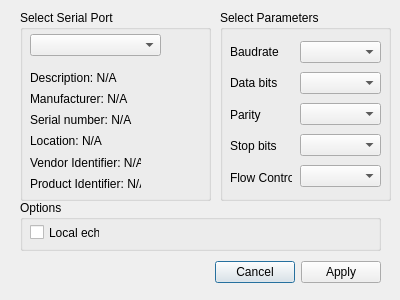
<?xml version="1.0" encoding="UTF-8"?>
<ui version="4.0">
 <class>SerialDialog</class>
 <widget class="QDialog" name="SerialDialog">
  <property name="geometry">
   <rect>
    <x>0</x>
    <y>0</y>
    <width>400</width>
    <height>300</height>
   </rect>
  </property>
  <property name="windowTitle">
   <string>Serial port settings</string>
  </property>
  <widget class="QDialogButtonBox" name="buttonBox">
   <property name="geometry">
    <rect>
     <x>20</x>
     <y>256</y>
     <width>361</width>
     <height>32</height>
    </rect>
   </property>
   <property name="orientation">
    <enum>Qt::Horizontal</enum>
   </property>
   <property name="standardButtons">
    <set>QDialogButtonBox::Apply|QDialogButtonBox::Cancel</set>
   </property>
   <property name="centerButtons">
    <bool>false</bool>
   </property>
  </widget>
  <widget class="QGroupBox" name="groupBox">
   <property name="geometry">
    <rect>
     <x>20</x>
     <y>10</y>
     <width>191</width>
     <height>191</height>
    </rect>
   </property>
   <property name="title">
    <string>Select Serial Port</string>
   </property>
   <widget class="QComboBox" name="cbSerialPortInfo">
    <property name="geometry">
     <rect>
      <x>10</x>
      <y>24</y>
      <width>131</width>
      <height>22</height>
     </rect>
    </property>
   </widget>
   <widget class="QWidget" name="layoutWidget">
    <property name="geometry">
     <rect>
      <x>10</x>
      <y>60</y>
      <width>111</width>
      <height>121</height>
     </rect>
    </property>
    <layout class="QVBoxLayout" name="verticalLayout_3">
     <item>
      <widget class="QLabel" name="labelDesc">
       <property name="text">
        <string>Description: N/A</string>
       </property>
      </widget>
     </item>
     <item>
      <widget class="QLabel" name="labelManu">
       <property name="text">
        <string>Manufacturer: N/A</string>
       </property>
      </widget>
     </item>
     <item>
      <widget class="QLabel" name="labelSerNum">
       <property name="text">
        <string>Serial number: N/A</string>
       </property>
      </widget>
     </item>
     <item>
      <widget class="QLabel" name="labelLocation">
       <property name="text">
        <string>Location: N/A</string>
       </property>
      </widget>
     </item>
     <item>
      <widget class="QLabel" name="labelVendor">
       <property name="text">
        <string>Vendor Identifier: N/A</string>
       </property>
      </widget>
     </item>
     <item>
      <widget class="QLabel" name="labelProd">
       <property name="text">
        <string>Product Identifier: N/A</string>
       </property>
      </widget>
     </item>
    </layout>
   </widget>
  </widget>
  <widget class="QGroupBox" name="groupBox_2">
   <property name="geometry">
    <rect>
     <x>220</x>
     <y>10</y>
     <width>171</width>
     <height>191</height>
    </rect>
   </property>
   <property name="title">
    <string>Select Parameters</string>
   </property>
   <widget class="QWidget" name="layoutWidget">
    <property name="geometry">
     <rect>
      <x>10</x>
      <y>30</y>
      <width>62</width>
      <height>151</height>
     </rect>
    </property>
    <layout class="QVBoxLayout" name="verticalLayout">
     <property name="spacing">
      <number>8</number>
     </property>
     <property name="topMargin">
      <number>0</number>
     </property>
     <property name="bottomMargin">
      <number>2</number>
     </property>
     <item>
      <widget class="QLabel" name="label_7">
       <property name="text">
        <string>Baudrate</string>
       </property>
      </widget>
     </item>
     <item>
      <widget class="QLabel" name="label_8">
       <property name="text">
        <string>Data bits</string>
       </property>
      </widget>
     </item>
     <item>
      <widget class="QLabel" name="label_9">
       <property name="text">
        <string>Parity</string>
       </property>
      </widget>
     </item>
     <item>
      <widget class="QLabel" name="label_10">
       <property name="text">
        <string>Stop bits</string>
       </property>
      </widget>
     </item>
     <item>
      <widget class="QLabel" name="label_11">
       <property name="text">
        <string>Flow Control</string>
       </property>
      </widget>
     </item>
    </layout>
   </widget>
   <widget class="QWidget" name="layoutWidget">
    <property name="geometry">
     <rect>
      <x>80</x>
      <y>30</y>
      <width>81</width>
      <height>151</height>
     </rect>
    </property>
    <layout class="QVBoxLayout" name="verticalLayout_2">
     <property name="spacing">
      <number>8</number>
     </property>
     <item>
      <widget class="QComboBox" name="cbBaud">
       <property name="currentIndex">
        <number>-1</number>
       </property>
      </widget>
     </item>
     <item>
      <widget class="QComboBox" name="cbDataBits">
       <property name="currentIndex">
        <number>-1</number>
       </property>
      </widget>
     </item>
     <item>
      <widget class="QComboBox" name="cbParity">
       <property name="currentIndex">
        <number>-1</number>
       </property>
      </widget>
     </item>
     <item>
      <widget class="QComboBox" name="cbStopBits">
       <property name="maxVisibleItems">
        <number>8</number>
       </property>
      </widget>
     </item>
     <item>
      <widget class="QComboBox" name="cbFlowControl">
       <property name="currentIndex">
        <number>-1</number>
       </property>
      </widget>
     </item>
    </layout>
   </widget>
  </widget>
  <widget class="QGroupBox" name="groupBox_3">
   <property name="geometry">
    <rect>
     <x>20</x>
     <y>200</y>
     <width>361</width>
     <height>51</height>
    </rect>
   </property>
   <property name="title">
    <string>Options</string>
   </property>
   <widget class="QCheckBox" name="localEchoCheckBox">
    <property name="geometry">
     <rect>
      <x>10</x>
      <y>24</y>
      <width>70</width>
      <height>17</height>
     </rect>
    </property>
    <property name="text">
     <string>Local echo</string>
    </property>
   </widget>
  </widget>
 </widget>
 <resources/>
 <connections>
  <connection>
   <sender>buttonBox</sender>
   <signal>accepted()</signal>
   <receiver>SerialDialog</receiver>
   <slot>accept()</slot>
   <hints>
    <hint type="sourcelabel">
     <x>248</x>
     <y>254</y>
    </hint>
    <hint type="destinationlabel">
     <x>157</x>
     <y>274</y>
    </hint>
   </hints>
  </connection>
  <connection>
   <sender>buttonBox</sender>
   <signal>rejected()</signal>
   <receiver>SerialDialog</receiver>
   <slot>reject()</slot>
   <hints>
    <hint type="sourcelabel">
     <x>316</x>
     <y>260</y>
    </hint>
    <hint type="destinationlabel">
     <x>286</x>
     <y>274</y>
    </hint>
   </hints>
  </connection>
 </connections>
</ui>
